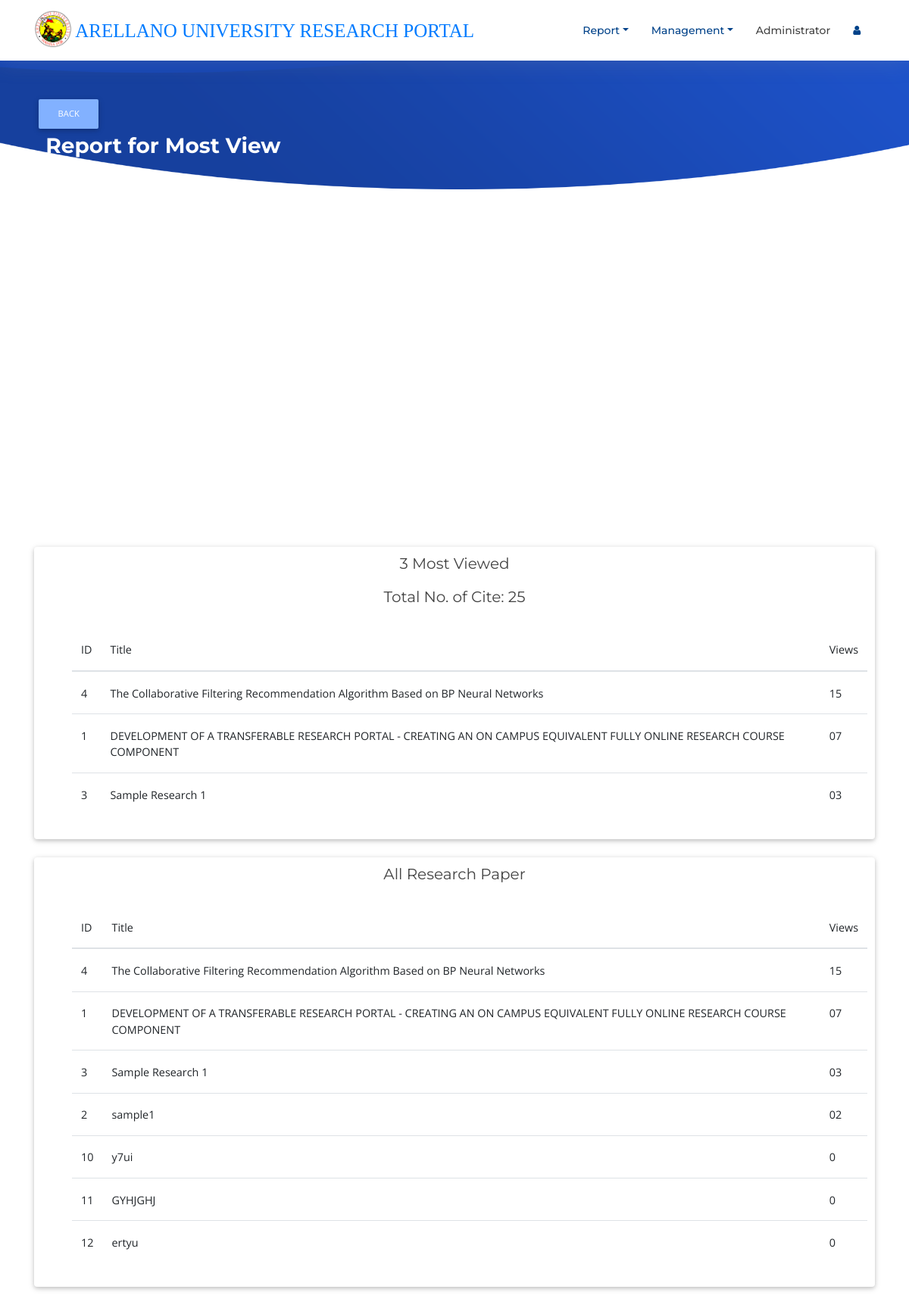
The page /materials/report/mostview_report.php (signed in) on the database its author committed.
### tables this page shows
CREATE TABLE `tblresearch` (
  `id` int(100) NOT NULL,
  `title` longtext NOT NULL,
  `abstract` longtext NOT NULL,
  `main_author` varchar(100) NOT NULL,
  `co_authors` varchar(100) NOT NULL,
  `date_publish` varchar(20) NOT NULL,
  `r_status` varchar(120) NOT NULL,
  `field_of_study` varchar(100) NOT NULL,
  `pdf_file` varchar(100) NOT NULL,
  `tagging` varchar(100) NOT NULL,
  `cites` varchar(100) NOT NULL,
  `views` varchar(100) NOT NULL
);

### materials/report/mostview_report.php (the view, shortened to what this page needs)
<!DOCTYPE html>
<html lang="en">
<head>
  <link rel="stylesheet" href="https://use.fontawesome.com/releases/v5.11.2/css/all.css">
  <link rel="stylesheet" href='../../resource/package/dist/sweetalert2.min.css' media="screen" />
  <link rel="stylesheet" href="../../../resource/css/bootstrap.min.css">
  <link rel="stylesheet" href="../../../resource/css/mdb.min.css">
  <link href="../../../resource/lib/font-awesome/css/font-awesome.min.css" rel="stylesheet">
  <link href="../../../resource/lib/animate/animate.min.css" rel="stylesheet">
  <link href="../../../resource/lib/ionicons/css/ionicons.min.css" rel="stylesheet">
  <link href="../../../resource/lib/owlcarousel/assets/owl.carousel.min.css" rel="stylesheet">
  <link href="../../../resource/lib/lightbox/css/lightbox.min.css" rel="stylesheet">
  <link href="../../../resource/css/style_management.css" rel="stylesheet">
  <link href="../../../resource/css/addons.css" rel="stylesheet">
  <link rel="stylesheet" href="main.css">
  <link href="../../../resource/assets/dataTables.bootstrap4.min.css" rel="stylesheet">
</head>
<?php
include_once("../inc/db.php");
?>
<header id="header" class="fixed-top">
  <div class="container">
    <div class="logo float-left">
      <a href="/customlandingpage/admin/index.php" class="scrollto"><img src="../../../resource/img/logo.png" alt="" class="img-fluid">&nbsp;<strong>ARELLANO UNIVERSITY RESEARCH PORTAL</strong></a>
    </div>
    <nav class="main-nav float-right d-none d-lg-block">
      <ul>
        <?php
        if (isset($_SESSION['id'])) {
          if ($_SESSION['role'] == "Administrator") { ?>
            <li class="nav-item dropdown">
              <a class="nav-link dropdown-toggle" href="#" id="navbarDropdown" role="button" data-toggle="dropdown" aria-haspopup="true" aria-expanded="false">Report</a>
            </li>
            <li class="nav-item dropdown">
              <a class="nav-link dropdown-toggle" href="#" id="navbarDropdown" role="button" data-toggle="dropdown" aria-haspopup="true" aria-expanded="false">Management</a>
            <?php
          }
            ?>
            </li>
            <li><a><?php echo $_SESSION['name']; ?></a></li>
            <li class="nav-item dropdown">
              <a class="nav-link " href="#" id="navbarDropdown" role="button" data-toggle="dropdown" aria-haspopup="true" aria-expanded="false">
                <i class="fa fa-user"></i>&nbsp;</a>
            </li>
          <?php
        } else {
          header("Location: ../../../login/login.php");
        } ?>
      </ul>
    </nav>
  </div>
</header>
<section id="intro" class="clearfix">
  <div class="container">
    <a href="../research.php"><button class="btn btn-light-blue btn-md">Back</button></a>
    <h3 style="color:#fff;">&nbsp;<b> Report for Most View </b></h3>
  </div>
</section>
<BR><BR>
<main id="main">
  <body>
    <div class="container">
      <center>
        <br>
        <div style="width:800px;">
          <div id="piechart" style="width: 700px; height: 400px;"></div>
        </div>
      </center>
      <div class="card">
        <h5 style="margin-top:10px; margin-left:10px; margin-right:10px;">
          <center>3 Most Viewed</center>
        </h5>
        <?php
        $query = "SELECT * FROM tblresearch ORDER BY views DESC Limit 3";
        $result = mysqli_query($connect, $query);
        $cite = 0;
        while ($row = mysqli_fetch_assoc($result)) {
          $cite += $row['views'];
        }
        ?>
        <h5>
          <center>Total No. of Cite: <?php echo "$cite"; ?> </center>
        </h5>
        <ul style="margin-top:10px; margin-left:10px; margin-right:10px;">
          <table class="table table-hover">
            <thead>
              <tr>
                <th scope="col">ID</th>
                <th scope="col">Title</th>
                <th scope="col">Views</th>
              </tr>
            </thead>
            <tbody>
              <?php
              $query = "SELECT * FROM tblresearch ORDER BY views DESC LIMIT 3";
              $result = mysqli_query($connect, $query);
              while ($row = mysqli_fetch_assoc($result)) {
              ?>
                <tr>
                  <td><b><?php echo $row['id'] ?></b></td>
                  <td><b><?php echo $row['title'] ?></b></td>
                  <td><b><?php echo $row['views'] ?></b></td>
                </tr>
              <?php
              }
              ?>
            </tbody>
          </table>
        </ul>
      </div><br>
      <div class="card">
        <h5 style="margin-top:10px; margin-left:10px; margin-right:10px;">
          <center>All Research Paper</center>
        </h5>
        <ul style="margin-top:10px; margin-left:10px; margin-right:10px;">
          <table class="table table-hover">
            <thead>
              <tr>
                <th scope="col">ID</th>
                <th scope="col">Title</th>
                <th scope="col">Views</th>
              </tr>
            </thead>
            <tbody>
              <?php
              $query = "SELECT * FROM tblresearch ORDER BY views DESC";
              $result = mysqli_query($connect, $query);
              while ($row = mysqli_fetch_assoc($result)) {
              ?>
                <tr>
                  <td><b><?php echo $row['id'] ?></b></td>
                  <td><b><?php echo $row['title'] ?></b></td>
                  <td><b><?php echo $row['views'] ?></b></td>
                </tr>
              <?php
              }
              ?>
            </tbody>
          </table>
        </ul>
      </div><br><br>
    </div>
  </body>
</main>
</html>

### resource/css/style_management.css (style rules this page uses)
body { background: #fff; color: #444; font-family: "Open Sans", sans-serif; }
strong { font-family: thwack light; font-size: 25px; }
a { color: #007bff; transition: 0.5s; }
h1, h2, h3, h4, h5, h6 { font-family: "Montserrat", sans-serif; font-weight: 400; margin: 0 0 20px 0; padding: 0; }
#header { height: 80px; transition: all 0.5s; z-index: 997; transition: all 0.5s; padding: 20px 0; background: #fff; box-shadow: 0px 0px 30px rgba(127, 137, 161, 0.3); }
#header .logo img { padding: 0; max-height: 50px; position: relative; bottom: 7px; }
#intro { width: 100%; position: relative; background: url("../img/intro-bg.png") center bottom no-repeat; background-size: cover; padding: 125px 0 20px 0; }
.main-nav, .main-nav * { margin: 0; padding: 0; list-style: none; }
.main-nav > ul > li { position: relative; white-space: nowrap; float: left; }
.main-nav a { display: block; position: relative; color: #004289; padding: 10px 15px; transition: 0.3s; font-size: 14px; font-family: "Montserrat", sans-serif; font-weight: 500; }
.mobile-nav { position: fixed; top: 0; bottom: 0; z-index: 9999; overflow-y: auto; left: -260px; width: 260px; padding-top: 18px; background: rgba(19, 39, 57, 0.8); transition: 0.4s; }
.mobile-nav * { margin: 0; padding: 0; list-style: none; }
.mobile-nav a { display: block; position: relative; color: #fff; padding: 10px 20px; font-weight: 500; }

### account/report/main.css (style rules this page uses)
*,*:after,*:before { -webkit-box-sizing: border-box; -moz-box-sizing: border-box; -ms-box-sizing: border-box; box-sizing: border-box; }

### rows shown on the page
tblresearch: id "4", title "The Collaborative Filtering Recommendation Algorithm Based on BP Neural Networks", views "15"
tblresearch: id "1", title "DEVELOPMENT OF A TRANSFERABLE RESEARCH PORTAL - CREATING AN ON CAMPUS EQUIVALENT FULLY ONLINE RESEARCH COURSE COMPONENT", views "07"
tblresearch: id "3", title "Sample Research 1", views "03"
tblresearch: id "2", title "sample1", views "02"
tblresearch: id "10", title "y7ui", views "0"
tblresearch: id "11", title "GYHJGHJ", views "0"
tblresearch: id "12", title "ertyu", views "0"

### other values the page prints
$_SESSION['name'] "Administrator"
$cite "25"
